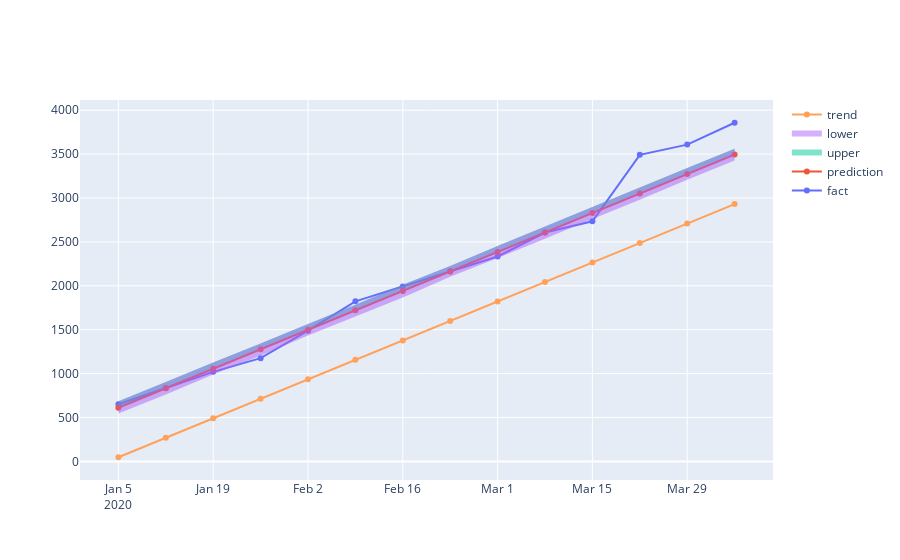

The cell this chart's notebook holds for it:
### Code cell
# Рисуем график с границами прогноза
from plotly.offline import download_plotlyjs, init_notebook_mode, plot, iplot
import plotly.graph_objs as go
init_notebook_mode(connected = True)

iplot([
    go.Scatter(x=df['ds'], y=df['y'], name='fact'),
    go.Scatter(x=forecast['ds'], y=forecast['yhat'], name='prediction'),
    go.Scatter(x=forecast['ds'], y=forecast['yhat_upper'], fill='tonexty', mode='none', name='upper'),
    go.Scatter(x=forecast['ds'], y=forecast['yhat_lower'], fill='tonexty', mode='none', name='lower'),
    go.Scatter(x=forecast['ds'], y=forecast['trend'], name='trend')
])
